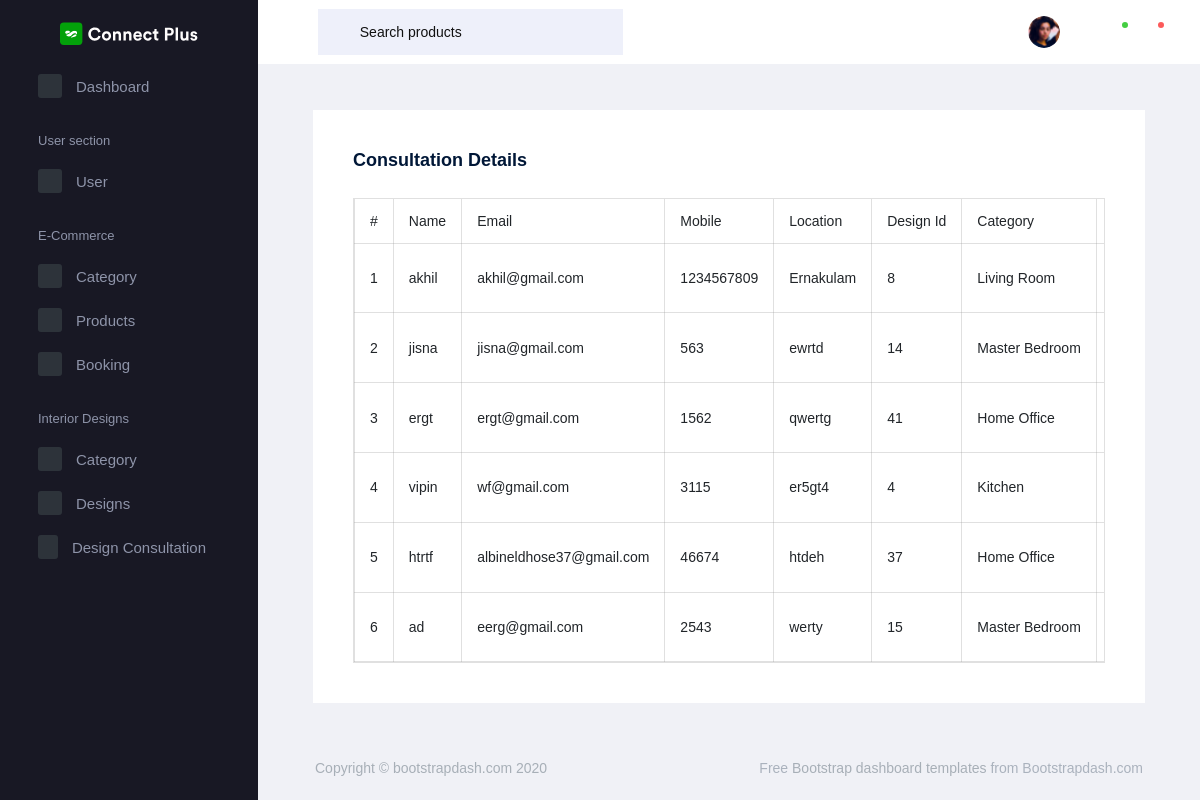
The app's page /AdminApp/display_consultation/, older data.
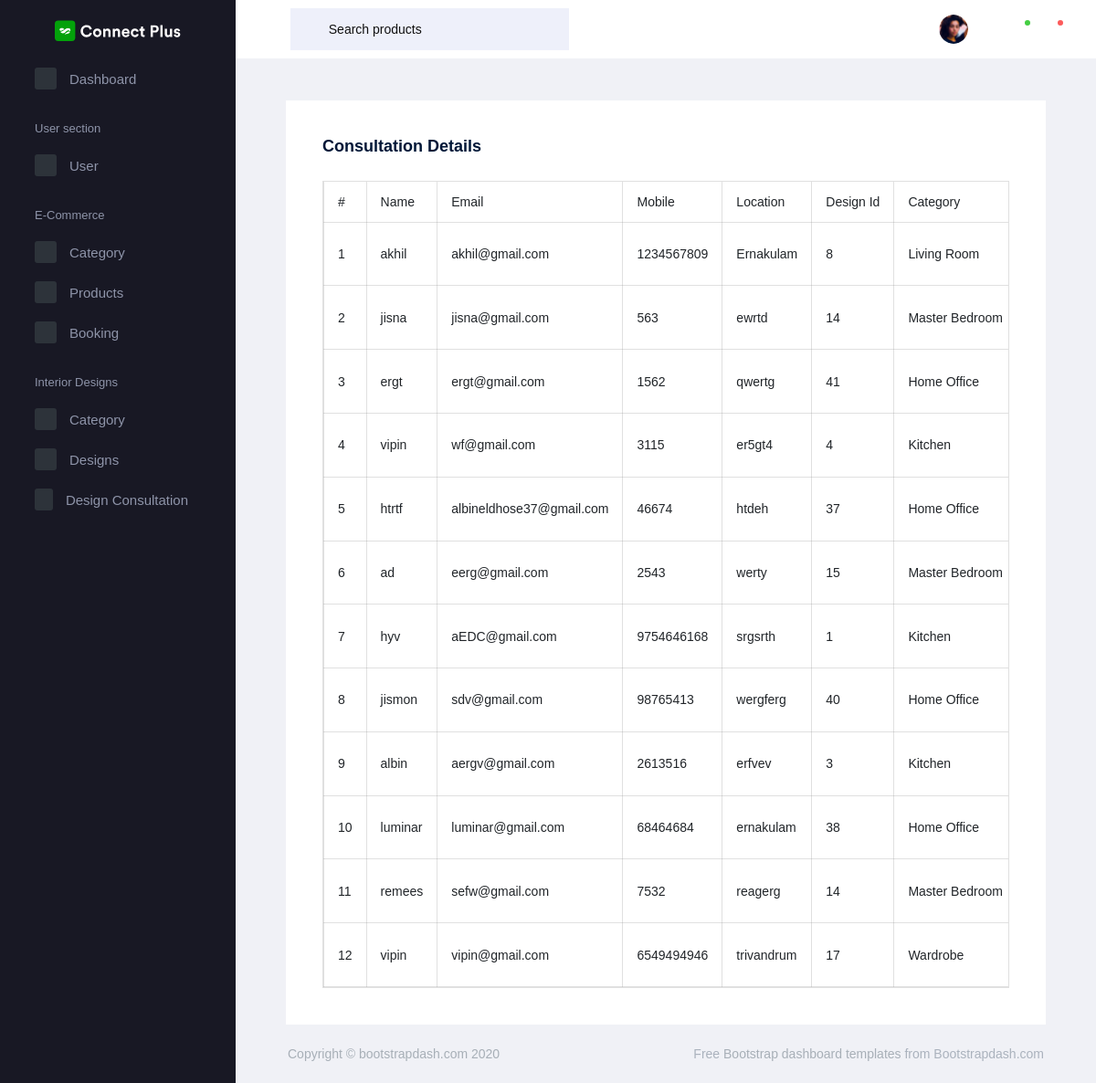
The same page, newer data.
### DesignApp/models.py (models this page shows, shortened)
class ConsultDb(models.Model):
    STATUS_CHOICES = [
        ('consult', 'Consult'),
        ('booked', 'Booked'),
        ('completed', 'Completed'),
    ]
    name = models.CharField(max_length=100)
    email = models.EmailField()
    mobile = models.CharField(max_length=15)
    location = models.CharField(max_length=255)
    design_id = models.IntegerField()
    design_category = models.CharField(max_length=100)
    design_name = models.CharField(max_length=100)
    design_estimate = models.DecimalField(max_digits=10, decimal_places=2)
    design_dimension = models.CharField(max_length=100)
    created_at = models.DateTimeField(auto_now_add=True)
    username = models.CharField(max_length=100, null=True, blank=True)
    status = models.CharField(
        max_length=10,
        choices=STATUS_CHOICES,
        default='consult',  # Default to 'consult'
    )

### AdminApp/views.py (the view)
# urls.py: path('display_consultation/', views.display_consultation, name="display_consultation"),
def display_consultation(request):
    data = ConsultDb.objects.all()
    return render(request, "interior/display_consultation.html", {'data': data})

### AdminApp/templates/interior/display_consultation.html (shortened to what this page needs)
<!DOCTYPE html>
{% extends 'index.html' %}
{% block content %}
<html lang="en">
<head>
</head>
<body>
<div class="col-lg-12 stretch-card">
    <div class="card">
        <div class="card-body">
            <h4 class="card-title">Consultation details</h4>
            <table class="table table-bordered table-responsive">
                <thead>
                <tr>
                    <th> #</th>
                    <th> Name</th>
                    <th> Email</th>
                    <th> Mobile</th>
                    <th> Location</th>
                    <th> Design Id</th>
                    <th> Category</th>
                    <th> Design Name</th>
                </tr>
                </thead>
                <tbody>
                {% for d in data %}
                <tr>
                    <td>{{forloop.counter}}</td>
                    <td>{{d.name}}</td>
                    <td>{{d.email}}</td>
                    <td>{{d.mobile}}</td>
                    <td>{{d.location}}</td>
                    <td>{{d.design_id}}</td>
                    <td>{{d.design_category}}</td>
                    <td>{{d.design_name}}</td>
                </tr>
                {% endfor %}
                </tbody>
            </table>
        </div>
    </div>
</div>
</body>
</html>
{% endblock %}

### AdminApp/templates/index.html (shortened to what this page needs)
<!DOCTYPE html>
{% load static %}
<html lang="en">
<head>
    <link rel="stylesheet" href="{% static 'adminstyle/assets/vendors/mdi/css/materialdesignicons.min.css' %}">
    <link rel="stylesheet" href="{% static 'adminstyle/assets/vendors/flag-icon-css/css/flag-icon.min.css' %}">
    <link rel="stylesheet" href="{% static 'adminstyle/assets/vendors/css/vendor.bundle.base.css' %}">
    <link rel="stylesheet" href="{% static 'adminstyle/assets/css/style.css' %}">
</head>
<body>
<div class="container-scroller">
    <nav class="navbar default-layout-navbar col-lg-12 col-12 p-0 fixed-top d-flex flex-row">
        <div class="text-center navbar-brand-wrapper d-flex align-items-center justify-content-center">
            <a class="navbar-brand brand-logo" href="{% url 'index' %}"><img
                    src="{% static 'adminstyle/assets/images/logo.svg' %}" alt="logo"/></a>
        </div>
        <div class="navbar-menu-wrapper d-flex align-items-stretch">
            <button class="navbar-toggler navbar-toggler align-self-center" type="button" data-toggle="minimize">
                <span class="mdi mdi-menu"></span>
            </button>
            <div class="search-field d-none d-xl-block">
                <form class="d-flex align-items-center h-100" action="#">
                    <div class="input-group">
                        <div class="input-group-prepend bg-transparent">
                            <i class="input-group-text border-0 mdi mdi-magnify"></i>
                        </div>
                        <input type="text" class="form-control bg-transparent border-0" placeholder="Search products">
                    </div>
                </form>
            </div>
            <ul class="navbar-nav navbar-nav-right">
                <li class="nav-item nav-profile dropdown">
                    <a class="nav-link dropdown-toggle" id="profileDropdown" href="#" data-toggle="dropdown"
                       aria-expanded="false">
                        <div class="nav-profile-img">
                            <img src="{% static 'adminstyle/assets/images/faces/face28.png' %}" alt="image">
                        </div>
                    </a>
                </li>
                <li class="nav-item dropdown">
                    <a class="nav-link count-indicator dropdown-toggle" id="messageDropdown" href="#"
                       data-toggle="dropdown" aria-expanded="false">
                        <i class="mdi mdi-email-outline"></i>
                        <span class="count-symbol bg-success"></span>
                    </a>
                </li>
                <li class="nav-item dropdown">
                    <a class="nav-link count-indicator dropdown-toggle" id="notificationDropdown" href="#"
                       data-toggle="dropdown">
                        <i class="mdi mdi-bell-outline"></i>
                        <span class="count-symbol bg-danger"></span>
                    </a>
                </li>
            </ul>
        </div>
    </nav>
    <div class="container-fluid page-body-wrapper">
        <nav class="sidebar sidebar-offcanvas" id="sidebar">
            <ul class="nav">
                <li class="nav-item">
                    <a class="nav-link" href="{% url 'index' %}">
                        <span class="icon-bg"><i class="mdi mdi-cube menu-icon"></i></span>
                        <span class="menu-title">Dashboard</span>
                    </a>
                </li>
                <li class="nav-item nav-category">User section</li>
                <li class="nav-item">
                    <a class="nav-link" data-toggle="collapse" href="#ui-user" aria-expanded="false"
                       aria-controls="ui-basic">
                        <span class="icon-bg"><i class="mdi mdi-crosshairs-gps menu-icon"></i></span>
                        <span class="menu-title">User</span>
                        <i class="menu-arrow"></i>
                    </a>
                </li>
                <li class="nav-item nav-category">E-Commerce</li>
                <li class="nav-item">
                    <a class="nav-link" data-toggle="collapse" href="#ui-basic" aria-expanded="false"
                       aria-controls="ui-basic">
                        <span class="icon-bg"><i class="mdi mdi-crosshairs-gps menu-icon"></i></span>
                        <span class="menu-title">Category</span>
                        <i class="menu-arrow"></i>
                    </a>
                </li>
                <li class="nav-item">
                    <a class="nav-link" data-toggle="collapse" href="#auth" aria-expanded="false" aria-controls="auth">
                        <span class="icon-bg"><i class="mdi mdi-lock menu-icon"></i></span>
                        <span class="menu-title">Products</span>
                        <i class="menu-arrow"></i>
                    </a>
                </li>
                <li class="nav-item">
                    <a class="nav-link" data-toggle="collapse" href="#ui-basics" aria-expanded="false"
                       aria-controls="ui-basic">
                        <span class="icon-bg"><i class="mdi mdi-crosshairs-gps menu-icon"></i></span>
                        <span class="menu-title">Booking</span>
                        <i class="menu-arrow"></i>
                    </a>
                </li>
                <li class="nav-item nav-category">Interior Designs</li>
                <li class="nav-item">
                    <a class="nav-link" data-toggle="collapse" href="#ui-category" aria-expanded="false"
                       aria-controls="ui-basic">
                        <span class="icon-bg"><i class="mdi mdi-crosshairs-gps menu-icon"></i></span>
                        <span class="menu-title">Category</span>
                        <i class="menu-arrow"></i>
                    </a>
                </li>
                <li class="nav-item">
                    <a class="nav-link" data-toggle="collapse" href="#ui-design" aria-expanded="false"
                       aria-controls="ui-basic">
                        <span class="icon-bg"><i class="mdi mdi-crosshairs-gps menu-icon"></i></span>
                        <span class="menu-title">Designs</span>
                        <i class="menu-arrow"></i>
                    </a>
                </li>
                <li class="nav-item">
                    <a class="nav-link" data-toggle="collapse" href="#ui-basic1" aria-expanded="false"
                       aria-controls="ui-basic">
                        <span class="icon-bg"><i class="mdi mdi-crosshairs-gps menu-icon"></i></span>
                        <span class="menu-title">Design Consultation</span>
                        <i class="menu-arrow"></i>
                    </a>
                </li>
            </ul>
        </nav>
        <div class="main-panel">
            <div class="content-wrapper">
                {% block content %}{% endblock %}
            </div>
            <footer class="footer">
                <div class="footer-inner-wraper">
                    <div class="d-sm-flex justify-content-center justify-content-sm-between">
                        <span class="text-muted d-block text-center text-sm-left d-sm-inline-block">Copyright © bootstrapdash.com 2020</span>
                        <span class="float-none float-sm-right d-block mt-1 mt-sm-0 text-center"> Free <a
                                href="https://www.bootstrapdash.com/" target="_blank">Bootstrap dashboard templates</a> from Bootstrapdash.com</span>
                    </div>
                </div>
            </footer>
        </div>
    </div>
</div>
</body>
</html>

Row changes from the older to the newer data that the page shows:
added ConsultDb: name "hyv", email "aEDC@gmail.com", mobile "9754646168", location "srgsrth", design_id "1", design_category "Kitchen"
added ConsultDb: name "jismon", email "sdv@gmail.com", mobile "98765413", location "wergferg", design_id "40", design_category "Home Office"
added ConsultDb: name "albin", email "aergv@gmail.com", mobile "2613516", location "erfvev", design_id "3", design_category "Kitchen"
added ConsultDb: name "luminar", email "luminar@gmail.com", mobile "68464684", location "ernakulam", design_id "38", design_category "Home Office"
added ConsultDb: name "remees", email "sefw@gmail.com", mobile "7532", location "reagerg", design_id "14", design_category "Master Bedroom"
added ConsultDb: name "vipin", email "vipin@gmail.com", mobile "6549494946", location "trivandrum", design_id "17", design_category "Wardrobe"
